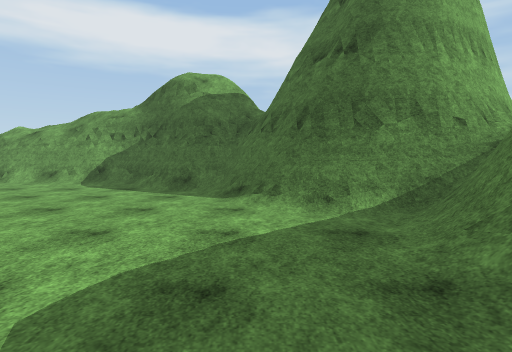
[1] (above)

12 first-person views from a walk through a scene from a Unity 3-D project. The camera is 1.5 m above the floor, tilts 4° down and sees 80° across. The floor is counted in squares, 2 m on a side. Each view is taken from the middle of a square. On the plan, view 1 faces up. The plan holds only what a view shows up to about 10 squares ahead; the rest is blank. The place goes on beyond the plan. The player is left out. Some animated figures are left out. Surface patterns are stand-ins for the level's own textures.

[2]
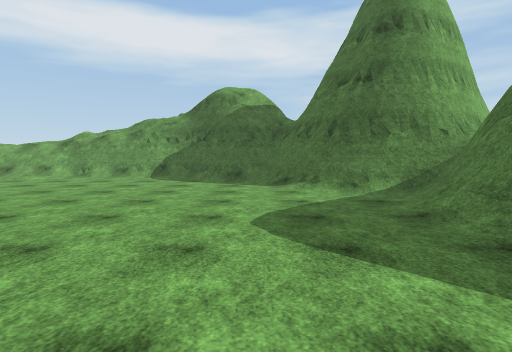

[3]
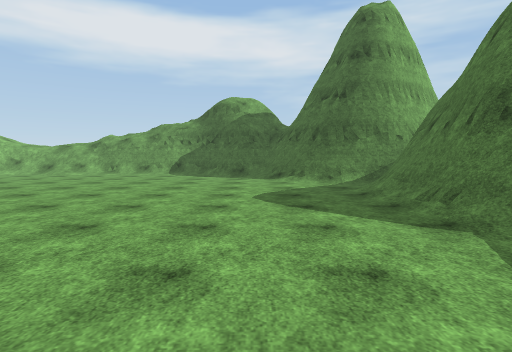

[4]
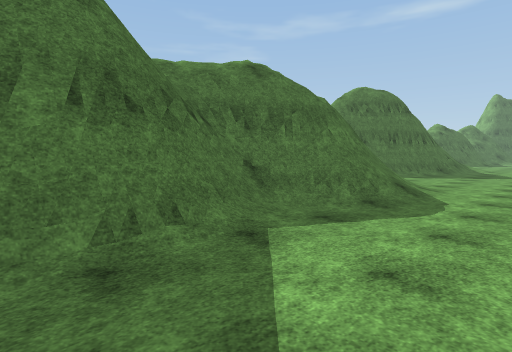

[5]
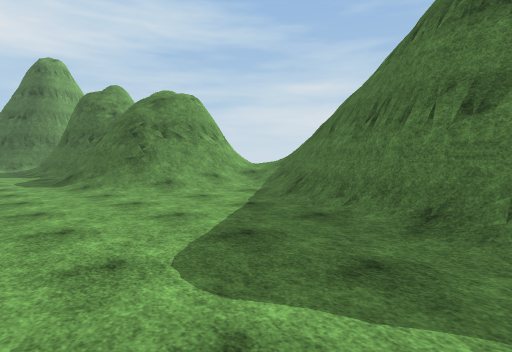

[6]
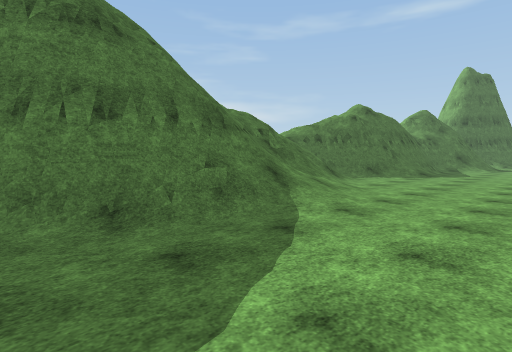

[7]
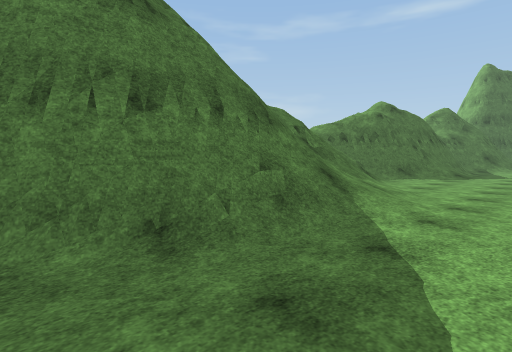

[8]
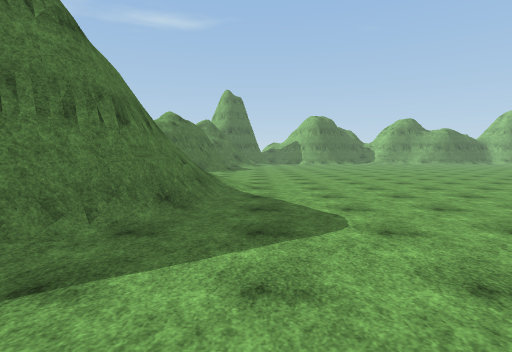

[9]
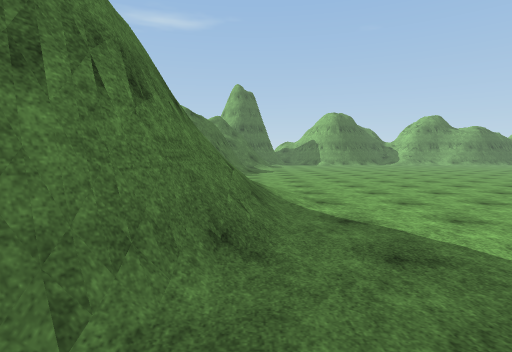

[10]
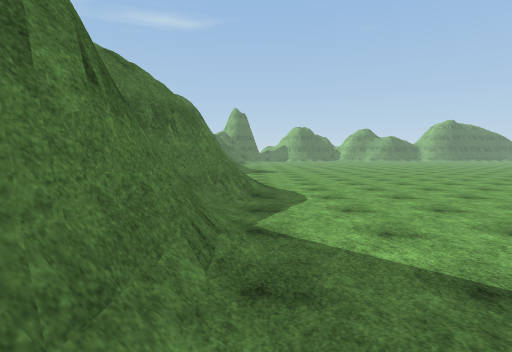

[11]
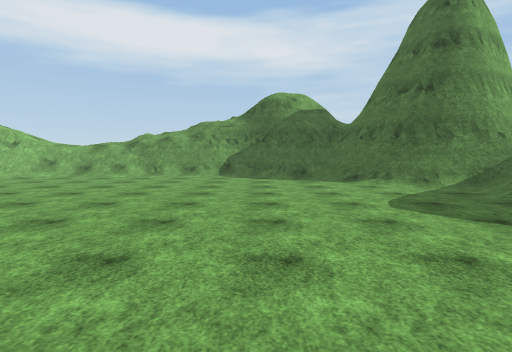

[12]
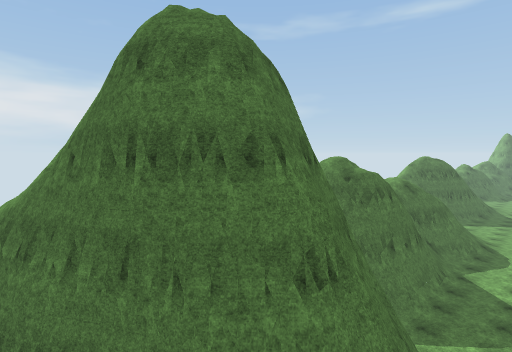

### Floor plan
Key: @ floor where view 1 was taken; # wall or solid block; x gap in a wall; . main floor; : floor 5.75 m higher than the main floor; / step, stairs or slope; = window, fence, low wall or low ledge; v drop or lower ground.
Columns run from 11 left of view 1 to 6 right of it. Each row starts with its distance up from view 1.
 10    ////////   v#
  9    /////v//v ###
  8   //=/####v ##
  7 //./.....####
  6 ...........##  ##
  5  ..........### #
  4   ........../#
  3    ..........#
  2     ......../#
  1     ......../#
  0      ......@/#
 -1       ....../##
 -2        ....../#
 -3         ..../##
 -4        ...../#
 -5       ....../## #
 -6      ......./=###/
 -7     ........./////
 -8     ..........//=
 -9           ...../#
-10           ..../#=x
-11          .....##
-12         ......#v
-13         .....=#:
-14        ....../#=
-15       ......//=/
-16      ........///
-17      ........///
-18      .........//
-19       ......../
-20       ........./=
-21            .../#=
-22            ..//#
-23            ../

Where each view was taken, in squares from view 1:
view 1: 0 up, 0 right, facing up
view 2: 2 down, 1 left, facing up
view 3: 4 down, 1 left, facing up
view 4: 1 up, 1 left, facing down-right
view 5: 13 down, 1 left, facing up-right
view 6: 11 down, 1 left, facing down-right
view 7: 11 down, 0 right, facing down-right
view 8: 8 down, 1 right, facing down
view 9: 10 down, 2 right, facing down
view 10: 2 up, 1 right, facing down
view 11: 3 down, 3 left, facing up
view 12: 10 up, 1 left, facing down-right
